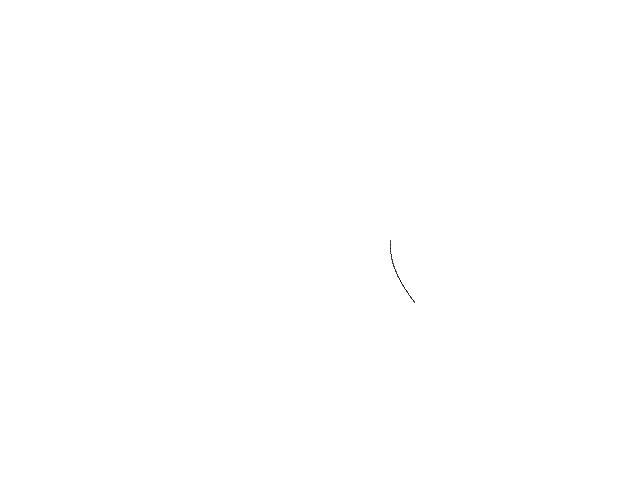
Frame 1 (no input)
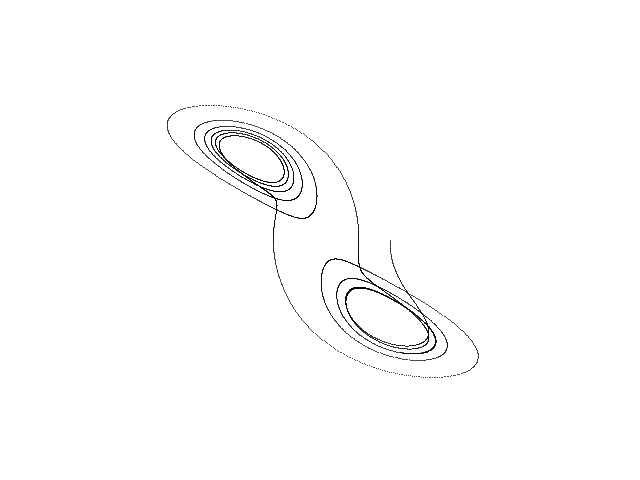
Frame 60 (the mouse pressed at the canvas centre just before this capture)
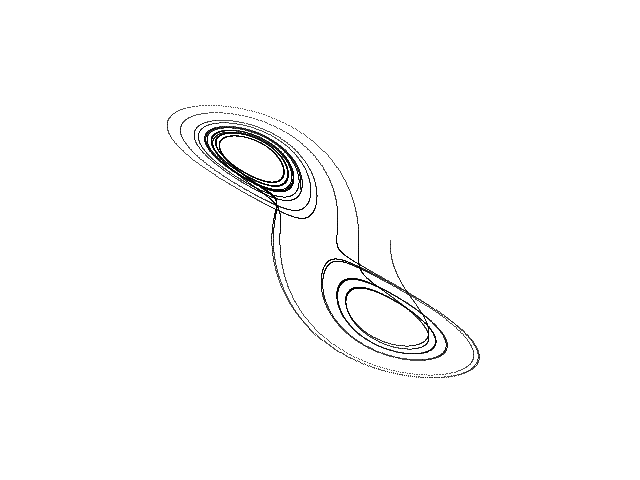
Frame 120 (the mouse held since frame 60 and released just before this capture)

The Processing sketch that drew these frames (run headless with seeded random() and noise(); from frame 60 on, the mouse is pressed at the canvas centre):

// Processing sketch: Sprott_Linz_C
// ── Sprott_Linz_C.pde
// Sprott-Linz C chaotic attractor //

  float x = 1.0;
  float y = 0.0;
  float z = 1.0;
  float dt = 0.01;


void setup() {
  
  size(640, 480);
  background(255);
  
}

void draw() {
  
  for (int i=0; i<100; i++) {
    
    float nx = x;
    float ny = y;
    float nz = z;
        
    x = nx + dt * (ny * nz);
    y = ny + dt * (nx - ny);
    z = nz + dt * (1.0 - pow(nx, 2.0)); 
  
    point(320 + (70 * x), 240 + (85 * y));
        
  }

}
